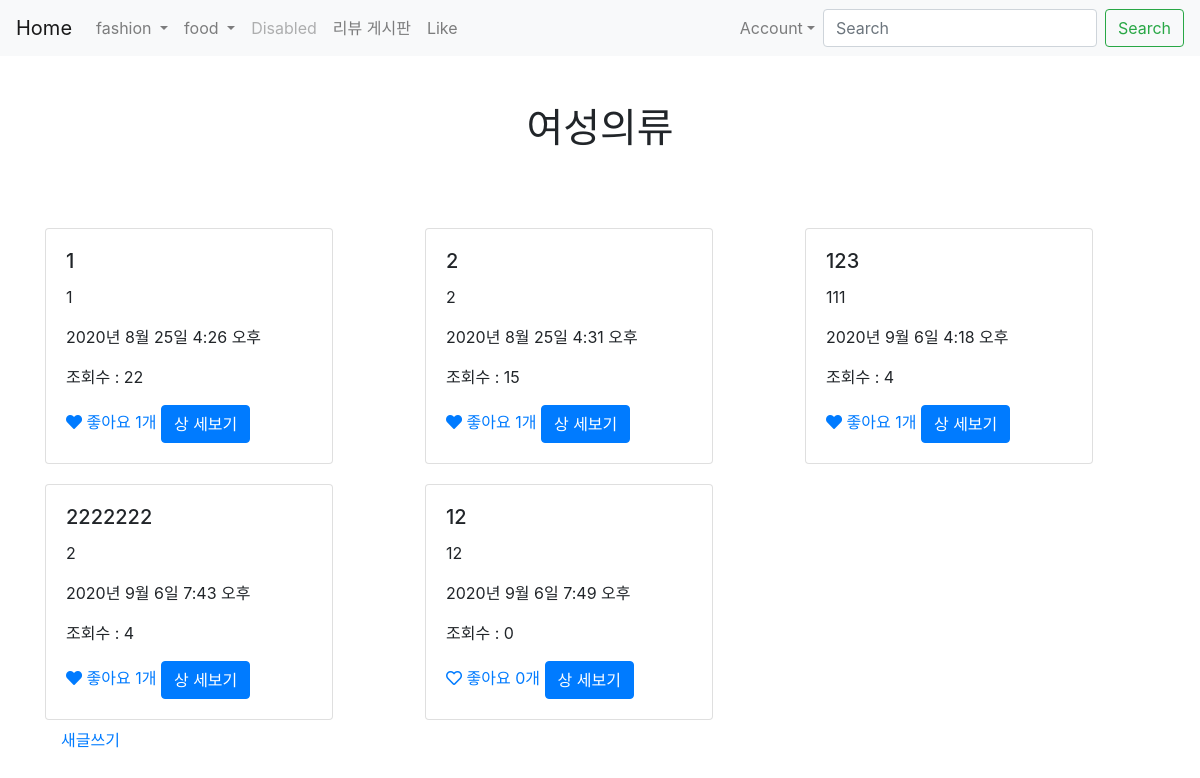
/posts/ (signed in), run on an earlier commit of the app's database.
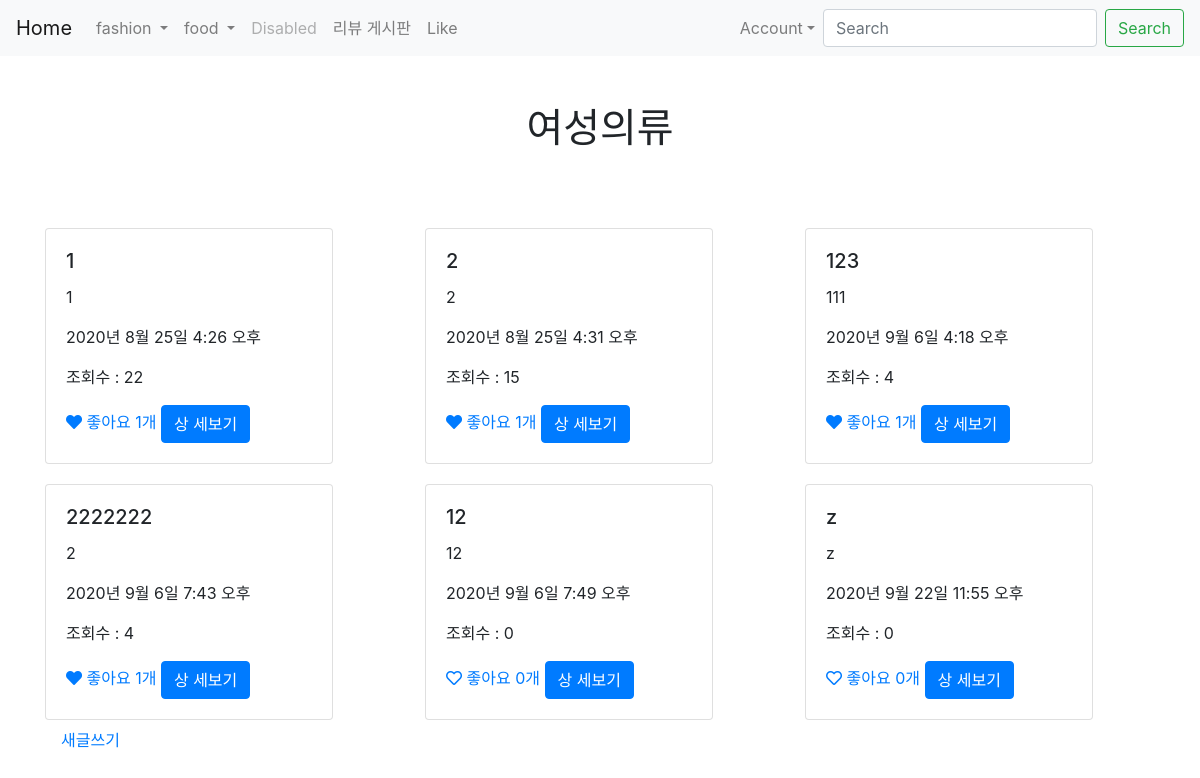
And on a later commit of the database.
### posts/models.py (models this page shows)
class Post(models.Model):
    title = models.CharField(max_length=50, null=False, verbose_name="상품명")
    content = models.TextField(verbose_name="상세보기")
    price = models.TextField(null = True, verbose_name="가격")
    remaining = models.TextField(null = True, verbose_name="재고")
    view_count = models.IntegerField(default = 0, verbose_name="조회수")
    created_at = models.DateTimeField(auto_now_add = True, verbose_name="생성시간")
    updated_at = models.DateTimeField(auto_now = True, verbose_name="수정시간")
    image = models.ImageField(upload_to = 'images/', null = True, verbose_name="상품사진", blank="true")
    user = models.ForeignKey(User, on_delete = models.CASCADE, null = True)
    like_user_set = models.ManyToManyField(User, blank=True, related_name='like_user_set', through='Like')
    @property
    def like_count(self):
        return self.like_user_set.count()

### posts/views.py (the view)
# urls.py: path('', main, name="main"),
def main(request):
    posts = Post.objects.all()
    return render(request, 'posts/main.html', {'posts': posts})

### posts/templates/posts/main.html (shortened to what this page needs)
{% extends 'base.html' %}
{% load static %}
{% block content %}
{% include 'shared/_navbar.html' %}
{% if user.is_authenticated %}
    <div class="container">
    <center><br><br><h1>여성의류<br><br></h1></center>
    <div class="row">
    {% for post in posts %}
        <div class="col-md-4 col-12">
            <div class="card" style="width: 18rem; margin-top: 20px;">
                <div class="card-body">
                    <h5 class="card-title">{{ post.title }}</h5>
                    <p class="card-text">{{ post.content }}</p>
                    <p>{{ post.created_at }}</p>
                    <p>조회수 : {{ post.view_count }}</p>
                    <a href="{% url 'posts:post_like' post.id %}">
                        {% if user in post.like_user_set.all %}
                            <i class="fas fa-heart"></i>
                        {% else %}
                            <i class="far fa-heart"></i>
                        {% endif %}
                        좋아요 {{ post.like_count }}개
                    </a>
                    <a href="{% url 'posts:show' post.pk %}" class="btn btn-primary">상 세보기</a>
                </div>
            </div>
        </div>
        {% endfor %}
    </div>
    <a class="nav-link" href="{% url 'posts:create' %}">새글쓰기</a>
    {% else %}
    <h3>로그인 후 이용이 가능합니다.</h3>
    <a href="{% url 'account_login' %}" class="btn btn-warning">로그인</a>
    <a href="{% url 'account_signup' %}" class="btn btn-warning">회원가입</a>
    {% endif %}
</div>
{% endblock %}

What changed in the data, as far as the page shows it:
added Post: title "z", content "z", created_at "2020년 9월 22일 11:55 오후", view_count "0", like_count "0"
